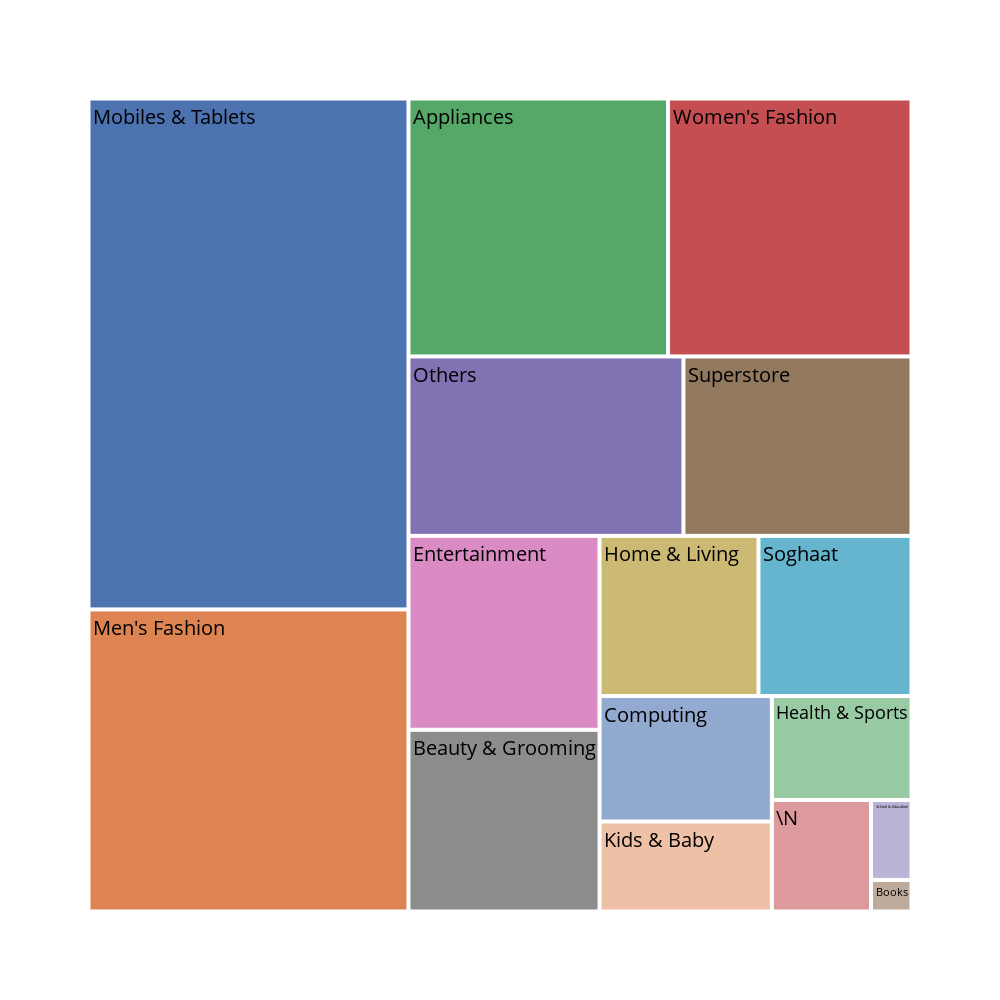

Here is the notebook cell this chart was saved with:
### Markdown cell above
#### 2.3.6.3.	Finding categories whose orders mostly get cancelled

### Code cell
#Finding Categories whose orders got cancelled most

cancelled = cancelled.dropna() #Dropping NaN values


fig = px.treemap(cancelled, 
                 path=['category'], template='seaborn',width=1000, height=1000)
fig.update_traces(textfont_color='black',textfont_size=20, selector=dict(type='treemap'))
fig.show()

### Figure 1 — Plotly figure (JSON) as saved in the notebook; plotly's stock layout.template omitted (floating-point values rounded to 4 significant figures)
{"data": [{"branchvalues": "total", "domain": {"x": [0, 1], "y": [0, 1]}, "hovertemplate": "labels=%{label}<br>count=%{value}<br>parent=%{parent}<br>id=%{id}<extra></extra>", "ids": ["Appliances", "Beauty & Grooming", "Books", "Computing", "Entertainment", "Health & Sports", "Home & Living", "Kids & Baby", "Men's Fashion", "Mobiles & Tablets", "Others", "School & Education", "Soghaat", "Superstore", "Women's Fashion", "\\N"], "labels": ["Appliances", "Beauty & Grooming", "Books", "Computing", "Entertainment", "Health & Sports", "Home & Living", "Kids & Baby", "Men's Fashion", "Mobiles & Tablets", "Others", "School & Education", "Soghaat", "Superstore", "Women's Fashion", "\\N"], "name": "", "parents": ["", "", "", "", "", "", "", "", "", "", "", "", "", "", "", ""], "textfont": {"color": "black", "size": 20}, "type": "treemap", "values": [26662, 13828, 509, 8605, 14755, 5780, 10139, 6176, 38494, 65102, 19647, 1289, 9763, 16292, 25007, 4403]}], "layout": {"height": 1000, "legend": {"tracegroupgap": 0}, "margin": {"t": 60}, "width": 1000}}
